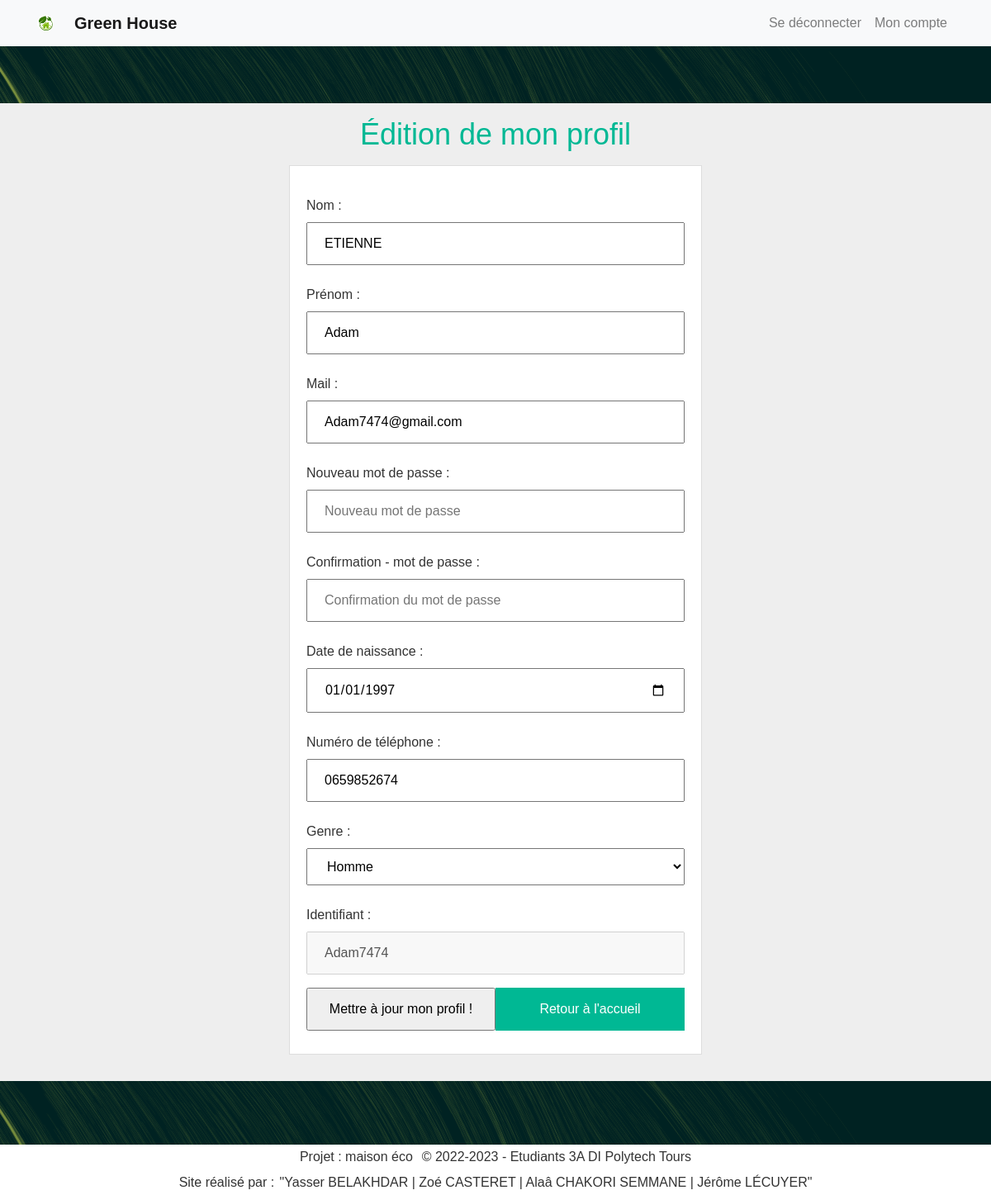
/Page_accueil/edition_profil.php (signed in), run on the app's committed database.
### tables this page shows
CREATE TABLE Utilisateur(
   idPersonne INT,
   identifiant VARCHAR(50)  NOT NULL,
   mdp VARCHAR(50)  NOT NULL,
   dateCreation DATE NOT NULL,
   PRIMARY KEY(idPersonne),
   FOREIGN KEY(idPersonne) REFERENCES InfoPersonne(idPersonne)
        ON DELETE CASCADE
);

CREATE TABLE InfoPersonne(
   idPersonne INT AUTO_INCREMENT,
   nom VARCHAR(50)  NOT NULL,
   dateNais DATE,
   genre CHAR(1) ,
   mail VARCHAR(50)  NOT NULL,
   numTel CHAR(10) ,
   prenom VARCHAR(50)  NOT NULL,
   PRIMARY KEY(idPersonne),
   UNIQUE(mail)
);

### WEB/common/bdd.php (called while the page is built, shortened)
<?php
try {
	$pdo = new PDO("mysql:host=127.0.0.1;dbname=maisoneco;charset=utf8", "root", "");
} catch (PDOException $e) {
	echo $e->getMessage();
	die("Impossible de se connecter à la base de données :<br>" . $e->getMessage());
}
$bdd = $pdo;
if (isset($_SESSION['Id']) && !empty($_SESSION['Id'])) {
	$sessionId = $_SESSION['Id'];
	$requser = $bdd->prepare("SELECT COUNT(*) FROM Administrateur WHERE idPersonne = ?");
	$result = $requser->execute(array($sessionId));
	if ($result) {
		$estAdmin = $requser->fetchColumn() > 0;
	} else {
		$estAdmin = false;
	}
} else {
	$sessionId = null;
	$estConnecte = false;
	$estAdmin = false;
	$Prenom = "";
	$Nom = "";
}

### WEB/common/main.php (called while the page is built, shortened)
<?php
require_once("bdd.php");

### WEB/Page_accueil/edition_profil.php (the view, shortened to what this page needs)
<?php
$ROOT = "../";
require_once '../common/main.php';
if ($estConnecte) {
    $tableUser = $estAdmin ? "Administrateur" : "Utilisateur";
    $requser = $bdd->prepare("SELECT * FROM InfoPersonne NATURAL JOIN $tableUser WHERE InfoPersonne.idPersonne = ?");
    $result = $requser->execute(array($sessionId));
    $userinfo = $requser->fetch();
} else {
    echo "Vous n'êtes pas connecté !<br>Redirection vers la page d'accueil dans 2 secondes...";
    header("Refresh: 2; url={$ROOT}Page_accueil/Page_accueil.php");
}
require $ROOT . 'common/header.php';
?>
    <div align="center">
        <h2>Édition de mon profil</h2>
        <div align="left">
            <form method="POST" action="edition_profil.php">
                <label>Nom :</label>
                <input type="text" name="newnom" placeholder="Nom" value="<?php echo $userinfo['nom']; ?>" />
                <label>Prénom :</label>
                <input type="text" name="newprenom" placeholder="Prénom" value="<?php echo $userinfo['prenom']; ?>" />
                <label>Mail :</label>
                <input type="text" name="newmail" placeholder="Mail" value="<?php echo $userinfo['mail']; ?>" autocomplete="email" />
                <label>Nouveau mot de passe :</label>
                <input type="password" name="newmdp1" placeholder="Nouveau mot de passe" autocomplete="new-password" />
                <label>Confirmation - mot de passe :</label>
                <input type="password" name="newmdp2" placeholder="Confirmation du mot de passe" autocomplete="new-password" />
                <label>Date de naissance :</label>
                <input type="date" name="newdatenaissance" placeholder="Date de naissance" value="<?php echo $userinfo['dateNais']; ?>" />
                <label>Numéro de téléphone :</label>
                <input type="text" name="newnumtel" placeholder="Numéro de téléphone" pattern="0[1-9][ \-]?[0-9]{2}[ \-]?[0-9]{2}[ \-]?[0-9]{2}[ \-]?[0-9]{2}" title="Format 01 23 45 67 89" value="<?php echo $userinfo['numTel']; ?>" />
                <label>Genre :</label>
                <select id="Genre" name="newgenre" value="<?= $Genre ?>" required>
                    <option value="H" <?php if ($userinfo['genre'] == 'H') echo 'selected'; ?>>Homme</option>
                </select>
                <label>Identifiant :</label>
                <input type="text" name="newidentifiant" placeholder="Identifiant" value="<?php echo $userinfo['identifiant']; ?>" disabled />
                <div class="doubleboutons">
                    <input type="submit" value="Mettre à jour mon profil !" />
                    <a href="<?= $ROOT ?>Page_accueil/Page_accueil.php" class="bouton">Retour à l'accueil</a>
                </div>
            </form>
        </div>
    </div>
    <?php require($ROOT . 'common/footer.php'); ?>

### WEB/common/style/main.css (style rules this page uses)
html { height: 100%; }
body { font-family: Arial, sans-serif; color: #333; background-color: #eee; margin: 0; min-height: 100%; display: flex; flex-direction: column; }
h2 { font-size: 36px; text-align: center; }
h2, h3, h4, h5, h6 { color: #00b894; }
form { max-width: 500px; margin: 1em auto; background-color: #fff; border: 1px solid #ddd; padding: 20px; }
input:not([type="radio"]), select { width: 100%; padding: 12px 20px; margin: 8px 0; box-sizing: border-box; }
label:has(+ input), label:has(+ select) { margin-top: .5em; margin-bottom: 0; }
button, .header-right > a, .bouton, .bouton-retour { background-color: #00b894; color: #fff; padding: 14px 20px; margin: 8px 0; border: none; cursor: pointer; text-align: center; text-decoration: none; }
.doubleboutons { display: flex; flex-direction: row; justify-content: space-between; }
.doubleboutons > * { width: 50% !important; }

### WEB/Page_accueil/edition_profil.php (style rules this page uses)
form > label { margin-top: 1em; }

### data on the page
utilisateur: newnom "ETIENNE", newprenom "Adam", newmail "Adam7474@gmail.com", newdatenaissance "01/01/1997", newnumtel "0659852674", newidentifiant "Adam7474"
infopersonne: newgenre "Homme"
